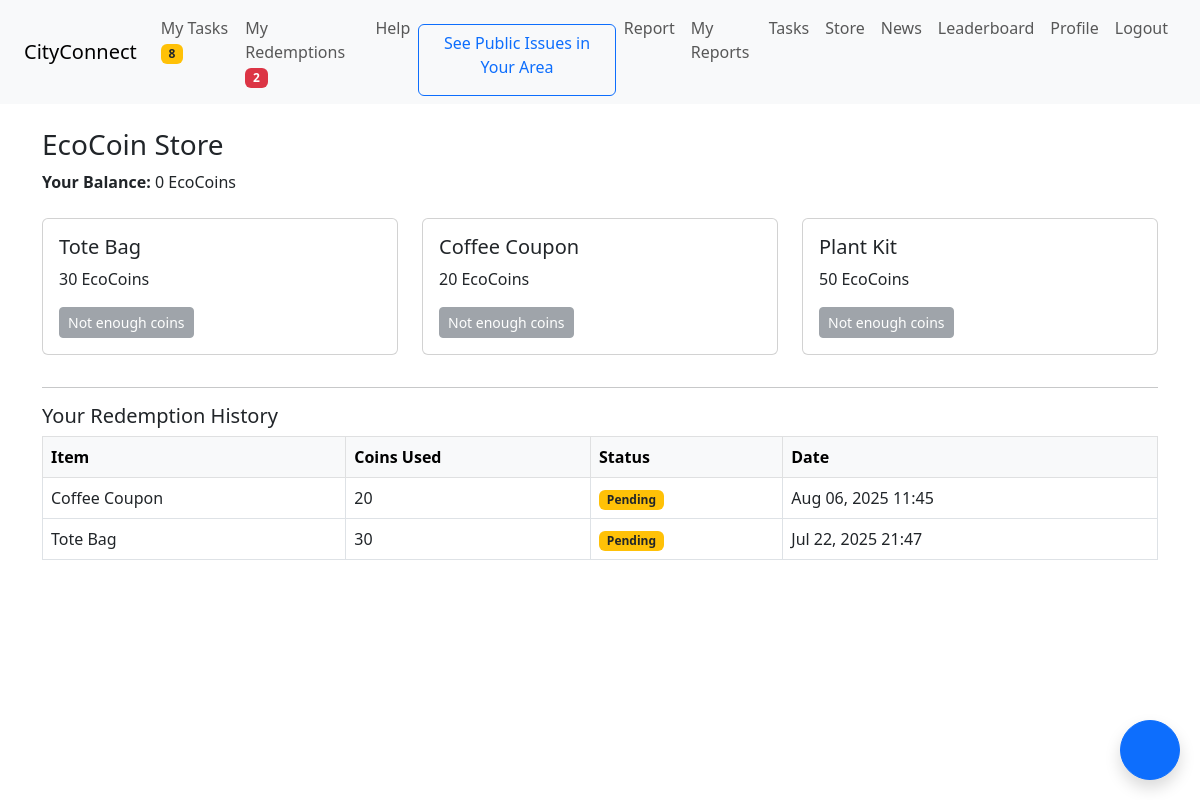
The app's page /store/ (signed in) with its own data.
### core/models.py (models this page shows, shortened)
class User(AbstractUser):
    ROLE_CHOICES = (
        ('citizen', 'Citizen'),
        ('admin', 'Admin'),
    )
    role = models.CharField(max_length=10, choices=ROLE_CHOICES, default='citizen')
    eco_coins = models.PositiveIntegerField(default=0)
    area = models.CharField(max_length=100, blank=True)

class Redemption(models.Model):
    user = models.ForeignKey(User, on_delete=models.CASCADE)
    item_name = models.CharField(max_length=100)
    coins_spent = models.PositiveIntegerField()
    status = models.CharField(max_length=20, default='Pending')
    requested_at = models.DateTimeField(auto_now_add=True)

### core/views.py (the view, shortened to what this page needs)
# urls.py: path('store/', views.store, name='store'),
@login_required
def store(request):
    STORE_ITEMS = [
        {'name': 'Tote Bag', 'coins': 30},
        {'name': 'Coffee Coupon', 'coins': 20},
        {'name': 'Plant Kit', 'coins': 50},
    ]
    redemptions = Redemption.objects.filter(user=request.user).order_by('-requested_at')
    return render(request, 'core/store.html', {
        'items': STORE_ITEMS,
        'redemptions': redemptions
    })

### core/context_processors.py (called while the page is built)
def notification_counts(request):
    if request.user.is_authenticated:
        pending_tasks = Task.objects.filter(user=request.user, is_verified=False).count()
        pending_redemptions = Redemption.objects.filter(user=request.user, status='Pending').count()
    else:
        pending_tasks = 0
        pending_redemptions = 0
    return {
        'pending_tasks': pending_tasks,
        'pending_redemptions': pending_redemptions,
    }

### core/templates/core/store.html (shortened to what this page needs)
{% extends 'core/base.html' %}
{% block content %}
<h3>EcoCoin Store</h3>
<p><strong>Your Balance:</strong> {{ request.user.eco_coins }} EcoCoins</p>
<div class="row mt-4">
  {% for item in items %}
  <div class="col-md-4">
    <div class="card mb-3">
      <div class="card-body">
        <h5>{{ item.name }}</h5>
        <p>{{ item.coins }} EcoCoins</p>
        {% if request.user.eco_coins >= item.coins %}
        <form method="POST">
          {% csrf_token %}
          <input type="hidden" name="item_name" value="{{ item.name }}">
          <input type="hidden" name="coins_required" value="{{ item.coins }}">
          <button type="submit" class="btn btn-sm btn-success">Redeem</button>
        </form>
        {% else %}
        <button class="btn btn-sm btn-secondary" disabled>Not enough coins</button>
        {% endif %}
      </div>
    </div>
  </div>
  {% endfor %}
</div>
<hr>
<h5>Your Redemption History</h5>
<table class="table table-bordered">
  <thead class="table-light">
    <tr>
      <th>Item</th>
      <th>Coins Used</th>
      <th>Status</th>
      <th>Date</th>
    </tr>
  </thead>
  <tbody>
    {% for r in redemptions %}
    <tr>
      <td>{{ r.item_name }}</td>
      <td>{{ r.coins_spent }}</td>
      <td>
        {% if r.status == "Approved" %}
          <span class="badge bg-success">Approved</span>
        {% elif r.status == "Rejected" %}
          <span class="badge bg-danger">Rejected</span>
        {% else %}
          <span class="badge bg-warning text-dark">Pending</span>
        {% endif %}
      </td>
      <td>{{ r.requested_at|date:"M d, Y H:i" }}</td>
    </tr>
    {% empty %}
    <tr><td colspan="4" class="text-muted">No redemptions yet.</td></tr>
    {% endfor %}
  </tbody>
</table>
{% endblock %}

### records on screen
User: user.eco_coins "0"
Redemption: name "Tote Bag", coins "30", item_name "Tote Bag", coins_spent "30", status "Pending", requested_at "Jul 22, 2025 21:47"
Redemption: name "Coffee Coupon", coins "20", item_name "Coffee Coupon", coins_spent "20", status "Pending", requested_at "Aug 06, 2025 11:45"

### other values on screen
{{ pending_tasks }} "8"
{{ pending_redemptions }} "2"
{{ item.name }} "Plant Kit"
{{ item.coins }} "50"
